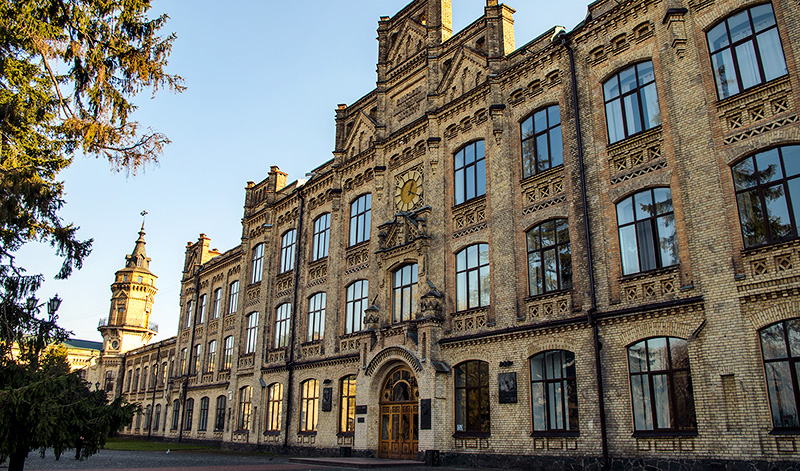
#> input picture lab 2/Lab_work_2/Image_Recognition/Image_3.jpg, 800 x 471 px, found by its file name
$ python image_recognition.py
#> lines starting #> are read from the running program, lines starting #| are printed output that depends on the picture; after the words box and inside, x2 and y2 are one past the last pixel; in counts of white or black regions, pixels touching at a corner belong together
# ----------- приклад ідентифікації об'єкта з використанням векторизації контура -----------------

'''
Функціонал:
кольорова корекція растрового зображення;
векторизація контуру об'єкта в растровому зображенні;
ідентифікація заданого об'єкта за геометрією контура - технологія image recognition:
- контроль наповнення полиць товаром;
- підрахунок кількості книжок;
- підрахунок кількості вікон в будівлі.


Package            Version
------------------ -----------
matplotlib         3.6.2
numpy              1.24.1
opencv-python      3.4.18.65

'''

import cv2
from matplotlib import pyplot as plt


def image_read(FileIm):
#> called with FileIm = 'image_3.jpg'
    image = cv2.imread(FileIm)
#> image is the input picture: shape (471, 800, 3); mean B, G, R 103.9, 113.2, 115.7
    plt.imshow(image)
    plt.show()

    return image


def image_processing(image):

    # зміст етапів обробки визначається властивостями вхідних зображень та обє'кту ідентифікації !!!

    gray = cv2.cvtColor(image, cv2.COLOR_BGR2GRAY)                  # корекція кольору
    gray = cv2.GaussianBlur(gray, (3, 3), 0)                        # Гаусова фільтрація
    edged = cv2.Canny(gray, 10, 250)                                # фільтр Кенні - векторизація
    kernel = cv2.getStructuringElement(cv2.MORPH_RECT, (7, 7))      # робота із внутрішньою структурою зображення
    closed = cv2.morphologyEx(edged, cv2.MORPH_CLOSE, kernel)
    plt.imshow(closed)
    plt.show()

    return closed


def image_processing_window(image):

    # зміст етапів обробки визначається властивостями вхідних зображень та обє'кту ідентифікації !!!

    gray = cv2.cvtColor(image, cv2.COLOR_BGR2GRAY)                  # корекція кольору
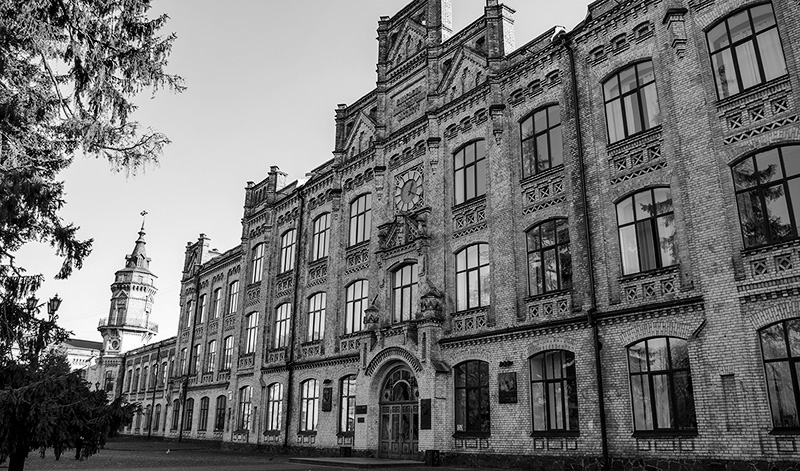
#> gray: shape (471, 800); min 0, max 255, mean 112.9
    gray = cv2.GaussianBlur(gray, (3, 3), 0)                      # Гаусова фільтрація
    # gray = cv2.GaussianBlur(gray, (5, 5), 0)                        # Гаусова фільтрація
    edged = cv2.Canny(gray, 10, 500)                               # фільтр Кенні - векторизація
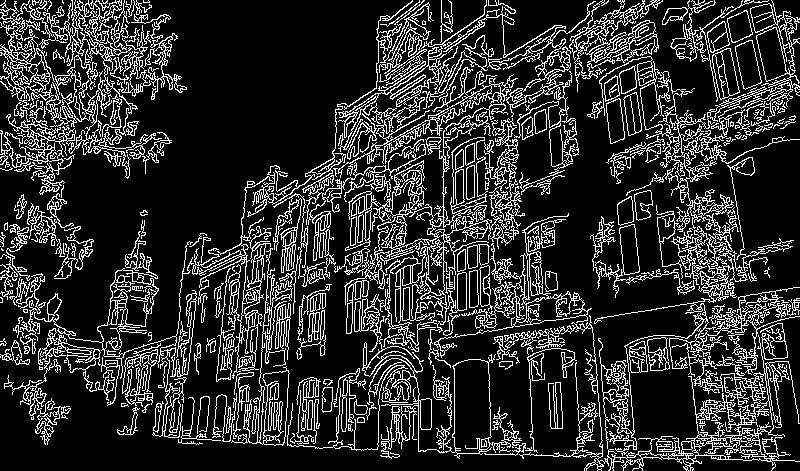
#> edged: shape (471, 800); 18.1% white in thin lines or dots
    plt.imshow(edged)
    plt.show()

    return edged


def image_contours(image_entrance):
    cnts = cv2.findContours(image_entrance.copy(), cv2.RETR_EXTERNAL, cv2.CHAIN_APPROX_SIMPLE)[0]
#> cnts = 192 contours, 82 with area under 20; largest, box (x1, y1, x2, y2) and area: (493, 157, 800, 471) 11678, (334, 118, 525, 368) 6684, (247, 0, 518, 261) 5776, (287, 294, 526, 459) 5280, (646, 0, 800, 279) 4746

    return cnts


def image_recognition(image_entrance, image_cont, file_name):
    total = 0
    for c in image_cont:
        peri = cv2.arcLength(c, True)
        approx = cv2.approxPolyDP(c, 0.02 * peri, True)
        # ---------------- головна ідея ідентифікації ---------------------------
        # ---------- якщо у контура 4 вершини то це обє'кт ----------------------
        if len(approx) == 4:
            cv2.drawContours(image_entrance, [approx], -1, (0, 255, 0), 4)
            total += 1

    print("Знайдено {0} сегмент(а) прямокутних об'єктів".format(total))
    cv2.imwrite(file_name, image_entrance)
    plt.imshow(image_entrance)
    plt.show()

    return

if __name__ == '__main__':

    '''
    # # контроль наповнення полиць товаром
    # # # '''
    # image_entrance = image_read("image_1.jpg")
    # image_exit = image_processing(image_entrance)
    # image_cont = image_contours(image_exit)
    # image_recognition(image_entrance, image_cont, "image_recognition_1.jpg")
    #
    # '''
    # підрахунок кількості книжок
    # '''
    # image_entrance = image_read("image_2.jpg")
    # image_exit = image_processing(image_entrance)
    # image_cont = image_contours(image_exit)
    # image_recognition(image_entrance, image_cont, "image_recognition_2.jpg")

    '''
    # підрахунок кількості вікон на будівлі
    # '''
    image_entrance = image_read("image_3.jpg")
    image_exit = image_processing_window(image_entrance)
    image_cont = image_contours(image_exit)
#> image_cont has the same summary as cnts in image_contours
    image_recognition(image_entrance, image_cont, "image_recognition_3.jpg")
#> the loop in image_recognition, `for c in image_cont:` made 192 passes
#> (peri, approx) on passes 8, 30, 40, 42, 47, 49, 57: (66.24, [[312, 400], [309, 400], [307, 429], [311, 429]]), (93.46, [[644, 341], [629, 347], [631, 372], [647, 371]]), (61.31, [[284, 321], [281, 322], [280, 346], [282, 348]]), (63.07, [[324, 310], [321, 311], [320, 339], [323, 336]]), (5439.4, [[287, 435], [525, 448], [378, 294]]), (418, [[194, 290], [177, 376], [188, 370]]), (90.49, [[477, 270], [469, 271], [469, 307], [478, 304]])
#> peri on passes 1 to 6: 25.9, 22.83, 74.97, 115.7, 26.97, 29.9
#> after the loop in image_recognition, `for c in image_cont:`:
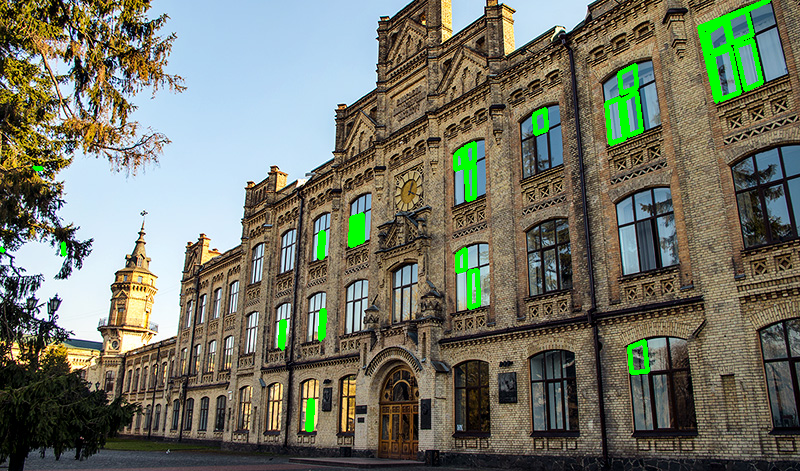
#> image_entrance: shape (471, 800, 3); 2.11% of pixels changed, all inside (x1, y1, x2, y2) = (0, 0, 771, 432)
#> after the loop in image_recognition, `for c in image_cont:`: total = 24
#| Знайдено 24 сегмент(а) прямокутних об'єктів
